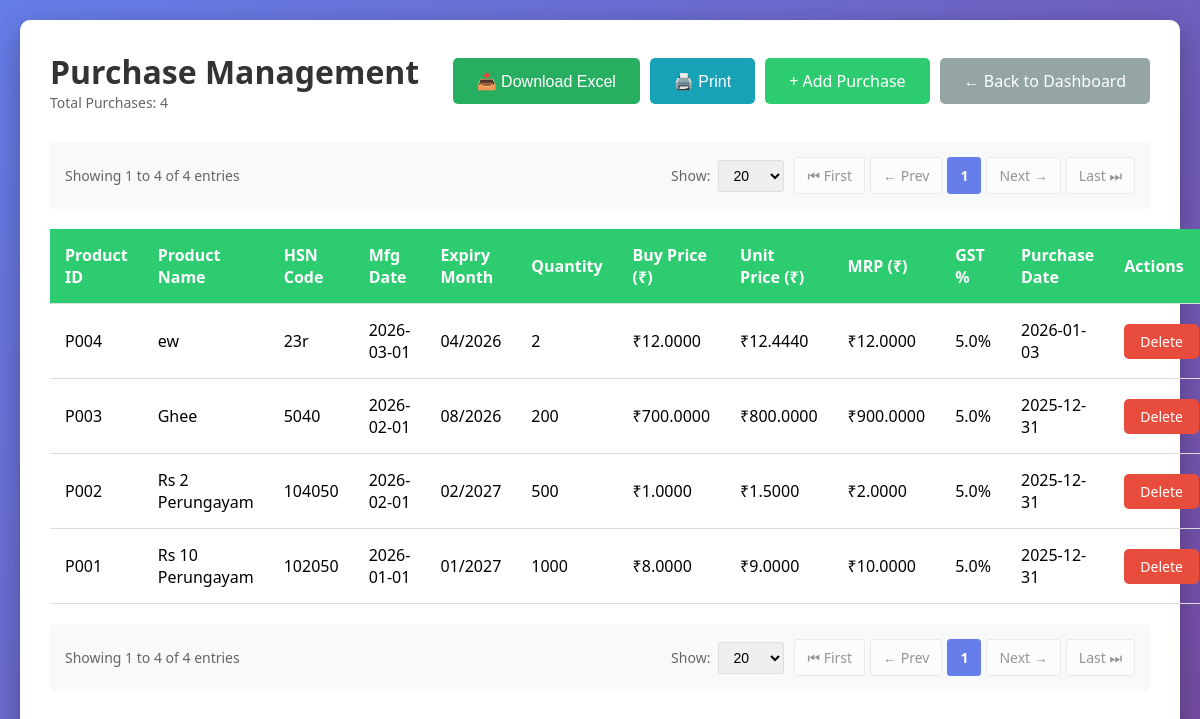
Before: /purchases/ with the older database file.
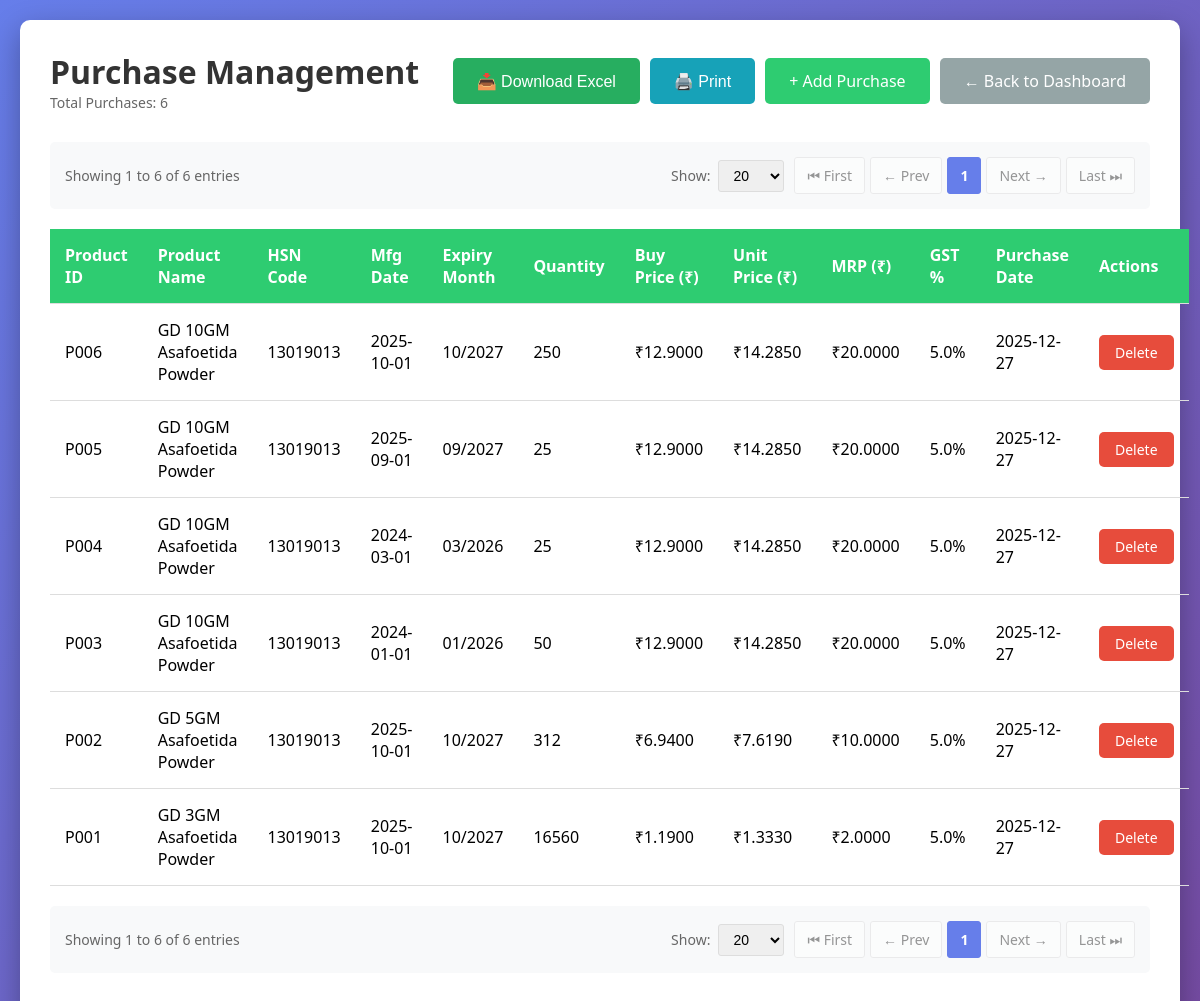
After: the same page with the newer database file.
### tables this page shows
CREATE TABLE purchases (
                    id INTEGER PRIMARY KEY AUTOINCREMENT,
                    product_id TEXT NOT NULL,
                    product_name TEXT NOT NULL,
                    hsn_code TEXT,
                    manufacture_date DATE,
                    expiry_month TEXT NOT NULL,
                    quantity INTEGER NOT NULL DEFAULT 0,
                    buy_price REAL NOT NULL DEFAULT 0.0,
                    unit_price REAL NOT NULL DEFAULT 0.0,
                    mrp REAL NOT NULL DEFAULT 0.0,
                    gst_percentage REAL NOT NULL DEFAULT 0.0,
                    purchase_date DATE NOT NULL,
                    created_at TIMESTAMP DEFAULT CURRENT_TIMESTAMP,
                    FOREIGN KEY (product_id) REFERENCES inventory (product_id)
                );

### routes/purchases.py (the view)
@purchases_bp.route('/')
def index():
    page = request.args.get('page', 1, type=int)
    per_page = request.args.get('per_page', 20, type=int)
    if per_page not in [10, 20, 50, 100]:
        per_page = 20
    if page < 1:
        page = 1
    conn = get_db_connection()
    total_count = conn.execute('SELECT COUNT(*) as count FROM purchases').fetchone()['count']
    total_pages = max(1, (total_count + per_page - 1) // per_page) if total_count > 0 else 1
    if page > total_pages:
        page = total_pages
    offset = (page - 1) * per_page
    purchases = conn.execute('''
        SELECT * FROM purchases
        ORDER BY purchase_date DESC, created_at DESC
        LIMIT ? OFFSET ?
    ''', (per_page, offset)).fetchall()
    conn.close()
    has_prev = page > 1
    has_next = page < total_pages
    return render_template('purchases/index.html',
                         purchases=purchases,
                         page=page,
                         per_page=per_page,
                         total_count=total_count,
                         total_pages=total_pages,
                         has_prev=has_prev,
                         has_next=has_next)

### database.py (called while the page is built)
def get_db_connection():
    conn = sqlite3.connect(DATABASE)
    conn.row_factory = sqlite3.Row
    return conn

### templates/purchases/index.html (shortened to what this page needs)
<!DOCTYPE html>
<html lang="en">
<head>
</head>
<body>
    <div class="container">
        <div class="header">
            <div>
                <h1>Purchase Management</h1>
                <p class="purchase-count">Total Purchases: {{ total_count }}</p>
            </div>
            <div class="button-group">
                <button onclick="downloadExcel()" class="btn btn-success no-print">📥 Download Excel</button>
                <button onclick="window.print()" class="btn btn-info no-print">🖨️ Print</button>
                <a href="{{ url_for('purchases.add') }}" class="btn btn-primary no-print">+ Add Purchase</a>
                <a href="{{ url_for('dashboard') }}" class="btn btn-secondary no-print">← Back to Dashboard</a>
            </div>
        </div>
        {% if total_count > 0 %}
            {% set route_name = 'purchases.index' %}
            {% set extra_params = {} %}
            {% include 'pagination.html' %}
        {% endif %}
        {% if purchases %}
            <table>
                <thead>
                    <tr>
                        <th>Product ID</th>
                        <th>Product Name</th>
                        <th>HSN Code</th>
                        <th>Mfg Date</th>
                        <th>Expiry Month</th>
                        <th>Quantity</th>
                        <th>Buy Price (₹)</th>
                        <th>Unit Price (₹)</th>
                        <th>MRP (₹)</th>
                        <th>GST %</th>
                        <th>Purchase Date</th>
                        <th class="no-print">Actions</th>
                    </tr>
                </thead>
                <tbody>
                    {% for purchase in purchases %}
                    <tr>
                        <td>{{ purchase['product_id'] }}</td>
                        <td>{{ purchase['product_name'] }}</td>
                        <td>{{ purchase['hsn_code'] or 'N/A' }}</td>
                        <td>{{ purchase['manufacture_date'] or 'N/A' }}</td>
                        <td>
                            {% if purchase['expiry_month'] %}
                                {% set parts = purchase['expiry_month'].split('-') %}
                                {% if parts|length == 2 %}
                                    {{ parts[1] }}/{{ parts[0] }}
                                {% else %}
                                    {{ purchase['expiry_month'] }}
                                {% endif %}
                            {% else %}
                                N/A
                            {% endif %}
                        </td>
                        <td>{{ purchase['quantity'] }}</td>
                        <td>₹{{ "%.4f"|format(purchase['buy_price']) }}</td>
                        <td>₹{{ "%.4f"|format(purchase['unit_price']) }}</td>
                        <td>₹{{ "%.4f"|format(purchase['mrp']) }}</td>
                        <td>{{ purchase['gst_percentage'] }}%</td>
                        <td>{{ purchase['purchase_date'] }}</td>
                        <td class="no-print">
                            <a href="{{ url_for('purchases.delete', id=purchase['id']) }}"
                               class="btn btn-danger"
                               onclick="return confirm('Are you sure you want to delete this purchase record?')">Delete</a>
                        </td>
                    </tr>
                    {% endfor %}
                </tbody>
            </table>
            {% if total_count > 0 %}
                {% set route_name = 'purchases.index' %}
                {% set extra_params = {} %}
                {% include 'pagination.html' %}
            {% endif %}
        {% else %}
            <div class="no-data">
                <p>No purchases found. Click "Add Purchase" to get started!</p>
            </div>
        {% endif %}
    </div>
</body>
</html>

### templates/pagination.html (shortened to what this page needs)
<div class="pagination-container no-print">
    <div class="pagination-info">
        {% if total_count > 0 %}
            Showing {{ ((page - 1) * per_page) + 1 }} to {{ [page * per_page, total_count]|min }} of {{ total_count }} entries
        {% else %}
            No entries to display
        {% endif %}
    </div>
    <div class="pagination-controls">
        <div class="page-size-selector">
            <label for="perPageSelect">Show:</label>
            <select id="perPageSelect" onchange="changePageSize(this.value)">
                <option value="20" {% if per_page == 20 %}selected{% endif %}>20</option>
            </select>
        </div>
        <div class="pagination-buttons">
            <a href="{{ url_for(route_name, page=1, per_page=per_page, **extra_params) }}"
               class="pagination-btn {% if not has_prev %}disabled{% endif %}">
                ⏮ First
            </a>
            <a href="{{ url_for(route_name, page=page-1, per_page=per_page, **extra_params) }}"
               class="pagination-btn {% if not has_prev %}disabled{% endif %}">
                ← Prev
            </a>
            {% set start_page = [1, page - 2]|max %}
            {% set end_page = [total_pages, page + 2]|min %}
            {% for p in range(start_page, end_page + 1) %}
                <a href="{{ url_for(route_name, page=p, per_page=per_page, **extra_params) }}"
                   class="pagination-btn {% if p == page %}active{% endif %}">
                    {{ p }}
                </a>
            {% endfor %}
            <a href="{{ url_for(route_name, page=page+1, per_page=per_page, **extra_params) }}"
               class="pagination-btn {% if not has_next %}disabled{% endif %}">
                Next →
            </a>
            <a href="{{ url_for(route_name, page=total_pages, per_page=per_page, **extra_params) }}"
               class="pagination-btn {% if not has_next %}disabled{% endif %}">
                Last ⏭
            </a>
        </div>
    </div>
</div>

### templates/purchases/index.html (style rules this page uses)
* { margin: 0; padding: 0; box-sizing: border-box; }
body { font-family: 'Segoe UI', Tahoma, Geneva, Verdana, sans-serif; background: linear-gradient(135deg, #667eea 0%, #764ba2 100%); min-height: 100vh; padding: 20px; }
.container { max-width: 1400px; margin: 0 auto; background: white; border-radius: 10px; box-shadow: 0 10px 30px rgba(0,0,0,0.3); padding: 30px; }
.header { display: flex; justify-content: space-between; align-items: center; margin-bottom: 30px; flex-wrap: wrap; gap: 15px; }
h1 { color: #333; }
.btn { padding: 12px 24px; border: none; border-radius: 5px; cursor: pointer; text-decoration: none; font-size: 16px; transition: all 0.3s; display: inline-block; }
.btn-primary { background: #2ecc71; color: white; }
.btn-secondary { background: #95a5a6; color: white; }
.btn-danger { background: #e74c3c; color: white; padding: 8px 16px; font-size: 14px; }
.btn-success { background: #27ae60; color: white; }
.btn-info { background: #17a2b8; color: white; }
table { width: 100%; border-collapse: collapse; margin-top: 20px; }
th, td { padding: 15px; text-align: left; border-bottom: 1px solid #ddd; }
th { background: #2ecc71; color: white; font-weight: 600; }
.purchase-count { color: #666; font-size: 14px; }
.button-group { display: flex; gap: 10px; }

### templates/pagination.html (style rules this page uses)
.pagination-container { display: flex; justify-content: space-between; align-items: center; margin: 20px 0; padding: 15px; background: #f8f9fa; border-radius: 5px; flex-wrap: wrap; gap: 15px; }
.pagination-info { color: #666; font-size: 14px; }
.pagination-controls { display: flex; gap: 10px; align-items: center; flex-wrap: wrap; }
.pagination-buttons { display: flex; gap: 5px; }
.pagination-btn { padding: 8px 12px; border: 1px solid #ddd; background: white; color: #333; text-decoration: none; border-radius: 3px; font-size: 14px; transition: all 0.3s; cursor: pointer; }
.pagination-btn.active { background: #667eea; color: white; border-color: #667eea; font-weight: bold; }
.pagination-btn.disabled { opacity: 0.5; cursor: not-allowed; pointer-events: none; }
.page-size-selector { display: flex; align-items: center; gap: 8px; }
.page-size-selector label { font-size: 14px; color: #666; }
.page-size-selector select { padding: 6px 10px; border: 1px solid #ddd; border-radius: 3px; font-size: 14px; cursor: pointer; }

Changed rows visible on the page:
added purchases: product_id "P006", product_name "GD 10GM Asafoetida Powder", hsn_code "13019013", manufacture_date "2025-10-01", parts "10", parts "2027", quantity "250", buy_price "12.9000", unit_price "14.2850", mrp "20.0000", gst_percentage "5.0", purchase_date "2025-12-27"
added purchases: product_id "P005", product_name "GD 10GM Asafoetida Powder", hsn_code "13019013", manufacture_date "2025-09-01", parts "09", parts "2027", quantity "25", buy_price "12.9000", unit_price "14.2850", mrp "20.0000", gst_percentage "5.0", purchase_date "2025-12-27"
changed purchases (number 3 of 6 on the later page): product_name "ew" → "GD 10GM Asafoetida Powder"; hsn_code "23r" → "13019013"; manufacture_date "2026-03-01" → "2024-03-01"; parts "04" → "03"; quantity "2" → "25"; buy_price "12.0000" → "12.9000"; unit_price "12.4440" → "14.2850"; mrp "12.0000" → "20.0000"; purchase_date "2026-01-03" → "2025-12-27"
changed purchases (number 4 of 6 on the later page): product_name "Ghee" → "GD 10GM Asafoetida Powder"; hsn_code "5040" → "13019013"; manufacture_date "2026-02-01" → "2024-01-01"; parts "08" → "01"; quantity "200" → "50"; buy_price "700.0000" → "12.9000"; unit_price "800.0000" → "14.2850"; mrp "900.0000" → "20.0000"; purchase_date "2025-12-31" → "2025-12-27"
changed purchases: product_name "Rs 2 Perungayam" → "GD 5GM Asafoetida Powder"; hsn_code "104050" → "13019013"; manufacture_date "2026-02-01" → "2025-10-01"; parts "02" → "10"; quantity "500" → "312"; buy_price "1.0000" → "6.9400"; unit_price "1.5000" → "7.6190"; mrp "2.0000" → "10.0000"; purchase_date "2025-12-31" → "2025-12-27"
changed purchases: product_name "Rs 10 Perungayam" → "GD 3GM Asafoetida Powder"; hsn_code "102050" → "13019013"; manufacture_date "2026-01-01" → "2025-10-01"; parts "01" → "10"; quantity "1000" → "16560"; buy_price "8.0000" → "1.1900"; unit_price "9.0000" → "1.3330"; mrp "10.0000" → "2.0000"; purchase_date "2025-12-31" → "2025-12-27"
Other visible differences:
{{ total_count }}: "4" → "6"
{{ [page * per_page, total_count]|min }}: "4 4" → "6 6"
{{ total_count }}: "4 4" → "6 6"
